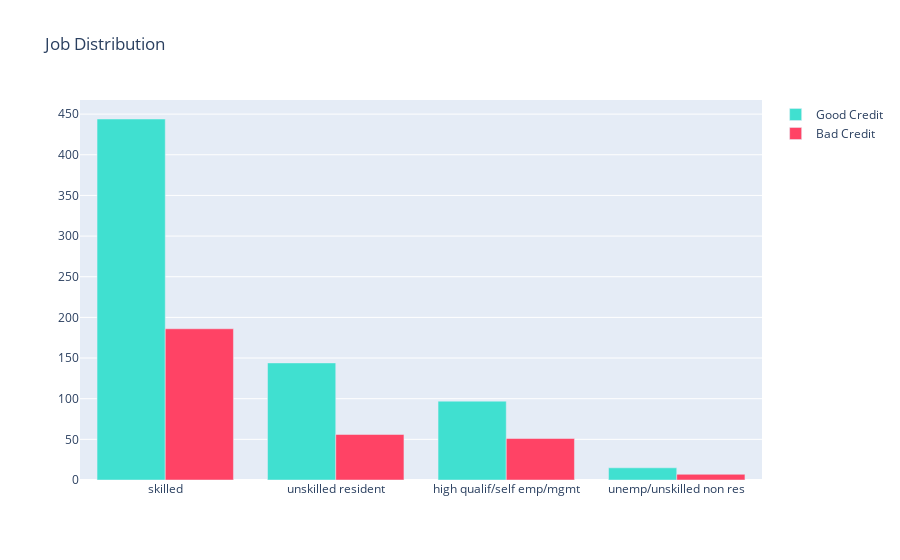

Write notebook code for a chart like this one.
### Code cell
# Job Bar Chart

job_good_counts = all_data[all_data['class']== 'good']['job'].value_counts()
job_bad_counts = all_data[all_data['class']== 'bad']['job'].value_counts()

trace0 = go.Bar(
    x = job_good_counts.index.values,
    y = job_good_counts.values,
    marker_color='turquoise',
    name='Good Credit')

trace1 = go.Bar(
    x = job_bad_counts.index.values,
    y = job_bad_counts.values,
    marker_color='#FF4365', # Radical Red
    name='Bad Credit')

data = [trace0, trace1]

layout = go.Layout(title='Job Distribution')

fig = go.Figure(data=data, layout=layout)
py.iplot(fig, filename='job-distribution-bar')

### Figure 1 — Plotly figure (JSON) as saved in the notebook; plotly's stock layout.template omitted (floating-point values rounded to 4 significant figures)
{"data": [{"marker": {"color": "turquoise"}, "name": "Good Credit", "type": "bar", "x": ["skilled", "unskilled resident", "high qualif/self emp/mgmt", "unemp/unskilled non res"], "y": [444, 144, 97, 15]}, {"marker": {"color": "#FF4365"}, "name": "Bad Credit", "type": "bar", "x": ["skilled", "unskilled resident", "high qualif/self emp/mgmt", "unemp/unskilled non res"], "y": [186, 56, 51, 7]}], "layout": {"title": {"text": "Job Distribution"}}}
